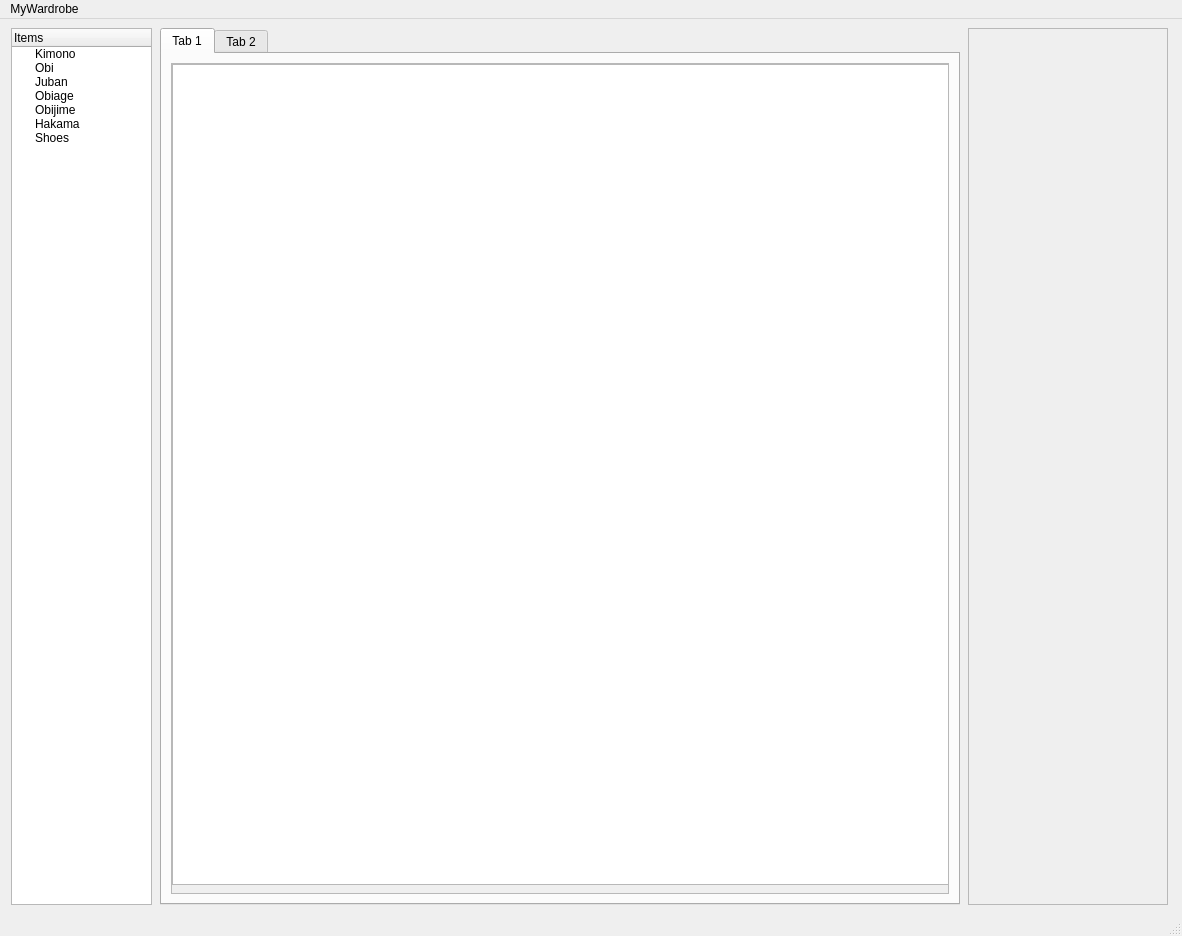
<?xml version="1.0" encoding="UTF-8"?>
<ui version="4.0">
 <class>MainWindow</class>
 <widget class="QMainWindow" name="MainWindow">
  <property name="geometry">
   <rect>
    <x>0</x>
    <y>0</y>
    <width>1182</width>
    <height>936</height>
   </rect>
  </property>
  <property name="windowTitle">
   <string>MainWindow</string>
  </property>
  <widget class="QWidget" name="centralwidget">
   <layout class="QHBoxLayout" name="horizontalLayout_4">
    <item>
     <widget class="QTreeWidget" name="treeWidget">
      <property name="maximumSize">
       <size>
        <width>141</width>
        <height>16777215</height>
       </size>
      </property>
      <column>
       <property name="text">
        <string>Items</string>
       </property>
      </column>
      <item>
       <property name="text">
        <string>Kimono</string>
       </property>
      </item>
      <item>
       <property name="text">
        <string>Obi</string>
       </property>
      </item>
      <item>
       <property name="text">
        <string>Juban</string>
       </property>
      </item>
      <item>
       <property name="text">
        <string>Obiage</string>
       </property>
      </item>
      <item>
       <property name="text">
        <string>Obijime</string>
       </property>
      </item>
      <item>
       <property name="text">
        <string>Hakama</string>
       </property>
      </item>
      <item>
       <property name="text">
        <string>Shoes</string>
       </property>
      </item>
     </widget>
    </item>
    <item>
     <widget class="QTabWidget" name="tabWidget">
      <property name="maximumSize">
       <size>
        <width>800</width>
        <height>16777215</height>
       </size>
      </property>
      <property name="currentIndex">
       <number>0</number>
      </property>
      <widget class="QWidget" name="tab">
       <attribute name="title">
        <string>Tab 1</string>
       </attribute>
       <layout class="QVBoxLayout" name="verticalLayout_2">
        <item>
         <widget class="QScrollArea" name="scrollArea">
          <property name="widgetResizable">
           <bool>true</bool>
          </property>
          <widget class="QWidget" name="scrollAreaWidgetContents">
           <property name="geometry">
            <rect>
             <x>0</x>
             <y>0</y>
             <width>776</width>
             <height>818</height>
            </rect>
           </property>
           <widget class="QTableView" name="tableView">
            <property name="geometry">
             <rect>
              <x>0</x>
              <y>0</y>
              <width>781</width>
              <height>821</height>
             </rect>
            </property>
           </widget>
          </widget>
         </widget>
        </item>
       </layout>
      </widget>
      <widget class="QWidget" name="tab_2">
       <attribute name="title">
        <string>Tab 2</string>
       </attribute>
       <layout class="QVBoxLayout" name="verticalLayout_3">
        <item>
         <widget class="QGraphicsView" name="graphicsView">
          <property name="maximumSize">
           <size>
            <width>16777215</width>
            <height>16777215</height>
           </size>
          </property>
         </widget>
        </item>
        <item>
         <widget class="QGroupBox" name="groupBox">
          <property name="title">
           <string>GroupBox</string>
          </property>
         </widget>
        </item>
       </layout>
      </widget>
     </widget>
    </item>
    <item>
     <widget class="QScrollArea" name="scrollArea_2">
      <property name="maximumSize">
       <size>
        <width>200</width>
        <height>16777215</height>
       </size>
      </property>
      <property name="widgetResizable">
       <bool>true</bool>
      </property>
      <widget class="QWidget" name="scrollAreaWidgetContents_2">
       <property name="geometry">
        <rect>
         <x>0</x>
         <y>0</y>
         <width>198</width>
         <height>869</height>
        </rect>
       </property>
      </widget>
     </widget>
    </item>
   </layout>
  </widget>
  <widget class="QMenuBar" name="menubar">
   <property name="geometry">
    <rect>
     <x>0</x>
     <y>0</y>
     <width>1182</width>
     <height>25</height>
    </rect>
   </property>
   <widget class="QMenu" name="menuMyWardrobe">
    <property name="title">
     <string>MyWardrobe</string>
    </property>
   </widget>
   <addaction name="menuMyWardrobe"/>
  </widget>
  <widget class="QStatusBar" name="statusbar"/>
 </widget>
 <resources/>
 <connections/>
</ui>
